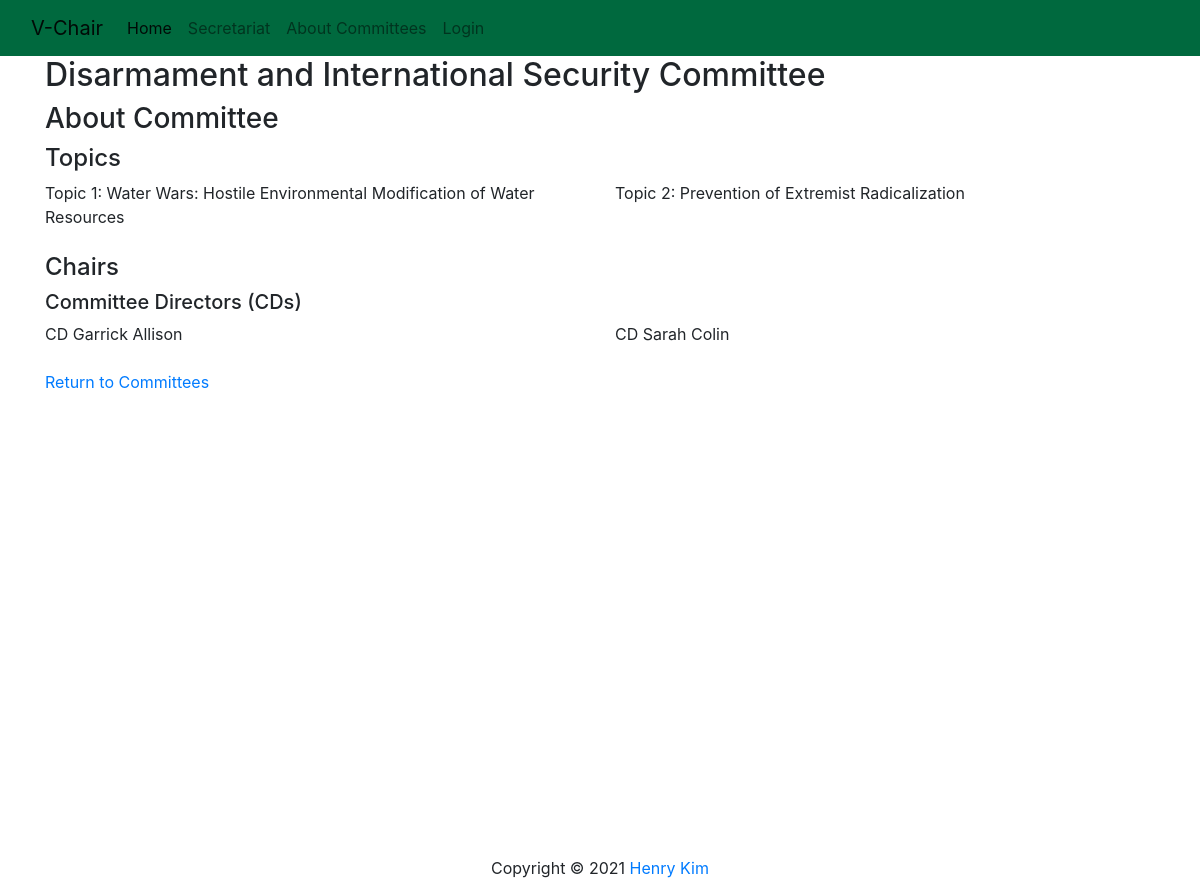
Page /dartmun/about_committee/DISEC on the committed database.
### dartmun/models.py (models this page shows, shortened)
class Committee(models.Model):
    name = models.CharField(max_length=128)
    acronym = models.CharField(max_length=8)
    topics = models.ManyToManyField(Topic)
    current_session = models.ForeignKey(Session, null=True, on_delete=models.CASCADE)
    people = models.OneToOneField(PeopleManager, null=True, on_delete=models.CASCADE)
    grades = models.OneToOneField(GradesManager, null=True, on_delete=models.CASCADE)
    parli_pro = models.OneToOneField(ParliProManager, null=True, on_delete=models.CASCADE)
    writing = models.OneToOneField(WritingManager, null=True, on_delete=models.CASCADE)
    adjourned = models.BooleanField(default=False)

### dartmun/models_parli_pro.py (models this page shows, shortened)
class Topic(models.Model):
    topic = models.CharField(max_length=128)
    number = models.PositiveSmallIntegerField()
    working_papers = models.ManyToManyField(WorkingPaper)
    resolutions = models.ManyToManyField(Resolution)
    def __str__(self):
        return f"Topic {self.number}: {self.topic}"

### dartmun/models_people.py (models this page shows, shortened)
class CommitteeDirector(models.Model):
    chair = models.OneToOneField(Chair, on_delete=models.CASCADE)
    def __str__(self):
        return f"CD {self.chair.user.get_full_name()}"

class Chair(models.Model):
    user = models.OneToOneField(User, on_delete=models.CASCADE)
    year = models.PositiveSmallIntegerField(default=2024, null=True)
    bio = models.TextField(blank=True, null=True)

### dartmun/views.py (the view)
# urls.py: path('about_committee/<str:committee_acronym>', views.about_committee, name='about_committee'),
def about_committee(request, committee_acronym):
    context = {'committee': Committee.objects.get(acronym=committee_acronym)}
    return render(request, 'dartmun/committee.html', context)

### dartmun/templates/dartmun/committee.html (shortened to what this page needs)
{% extends "./layout.html" %}
{%  block css %}
    {% load static %}
    <link rel="stylesheet" type="text/css" href="{% static 'dartmun/css/tallies.css' %}">
{%  endblock %}
{%  block body %}
    <h2>{{committee.name}}</h2>
    <h3>About Committee</h3>
    <h4>Topics</h4>
    <div class="row">
        {% for topic in committee.topics.all %}
            <div class="col">
                {{ topic }}
            </div>
        {% endfor %}
    </div><br>
    <h4>Chairs</h4>
    {% if committee.people.directors.count %}
        <h5>Committee Directors (CDs)</h5>
        <div class="row">
            {% for cd in committee.people.directors.all %}
                <div class="col">
                    {{ cd }}
                </div>
            {% endfor %}
        </div><br>
    {% endif %}
    <a href="{% url 'committees' 'my_committee' %}">Return to Committees</a>
{%  endblock %}

### rows in the picture
Committee: name "Disarmament and International Security Committee"
Topic: number+topic "Topic 1: Water Wars: Hostile Environmental Modification of Water Resources"
Topic: number+topic "Topic 2: Prevention of Extremist Radicalization"
CommitteeDirector: chair.last_name "CD Garrick Allison"
CommitteeDirector: chair.last_name "CD Sarah Colin"
